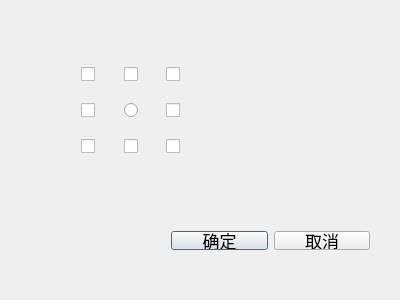
<?xml version="1.0" encoding="UTF-8"?>
<ui version="4.0">
 <class>PositionDatumsDialog</class>
 <widget class="QDialog" name="PositionDatumsDialog">
  <property name="geometry">
   <rect>
    <x>0</x>
    <y>0</y>
    <width>400</width>
    <height>300</height>
   </rect>
  </property>
  <property name="windowTitle">
   <string>PositionDatumsDialog</string>
  </property>
  <widget class="QWidget" name="">
   <property name="geometry">
    <rect>
     <x>160</x>
     <y>220</y>
     <width>221</width>
     <height>41</height>
    </rect>
   </property>
   <layout class="QHBoxLayout" name="horizontalLayout">
    <item>
     <widget class="QPushButton" name="btn_ok">
      <property name="font">
       <font>
        <family>楷体</family>
        <pointsize>13</pointsize>
       </font>
      </property>
      <property name="text">
       <string>确定</string>
      </property>
     </widget>
    </item>
    <item>
     <widget class="QPushButton" name="btn_cancel">
      <property name="font">
       <font>
        <family>楷体</family>
        <pointsize>13</pointsize>
        <weight>50</weight>
        <bold>false</bold>
       </font>
      </property>
      <property name="text">
       <string>取消</string>
      </property>
      <property name="iconSize">
       <size>
        <width>20</width>
        <height>20</height>
       </size>
      </property>
     </widget>
    </item>
   </layout>
  </widget>
  <widget class="QWidget" name="">
   <property name="geometry">
    <rect>
     <x>70</x>
     <y>50</y>
     <width>141</width>
     <height>121</height>
    </rect>
   </property>
   <layout class="QGridLayout" name="gridLayout">
    <property name="horizontalSpacing">
     <number>9</number>
    </property>
    <property name="verticalSpacing">
     <number>15</number>
    </property>
    <item row="0" column="0">
     <widget class="QCheckBox" name="chk_top_left">
      <property name="text">
       <string/>
      </property>
     </widget>
    </item>
    <item row="0" column="1">
     <widget class="QCheckBox" name="chk_top">
      <property name="text">
       <string/>
      </property>
     </widget>
    </item>
    <item row="0" column="2">
     <widget class="QCheckBox" name="chk_top_right">
      <property name="text">
       <string/>
      </property>
     </widget>
    </item>
    <item row="1" column="0">
     <widget class="QCheckBox" name="chk_left">
      <property name="text">
       <string/>
      </property>
     </widget>
    </item>
    <item row="1" column="1">
     <widget class="QRadioButton" name="rbtn_center">
      <property name="text">
       <string/>
      </property>
     </widget>
    </item>
    <item row="1" column="2">
     <widget class="QCheckBox" name="chk_right">
      <property name="text">
       <string/>
      </property>
     </widget>
    </item>
    <item row="2" column="0">
     <widget class="QCheckBox" name="chk_bottom_left">
      <property name="text">
       <string/>
      </property>
     </widget>
    </item>
    <item row="2" column="1">
     <widget class="QCheckBox" name="chk_bottom">
      <property name="text">
       <string/>
      </property>
     </widget>
    </item>
    <item row="2" column="2">
     <widget class="QCheckBox" name="chk_bottom_right">
      <property name="text">
       <string/>
      </property>
     </widget>
    </item>
   </layout>
  </widget>
 </widget>
 <layoutdefault spacing="6" margin="11"/>
 <resources/>
 <connections/>
</ui>
